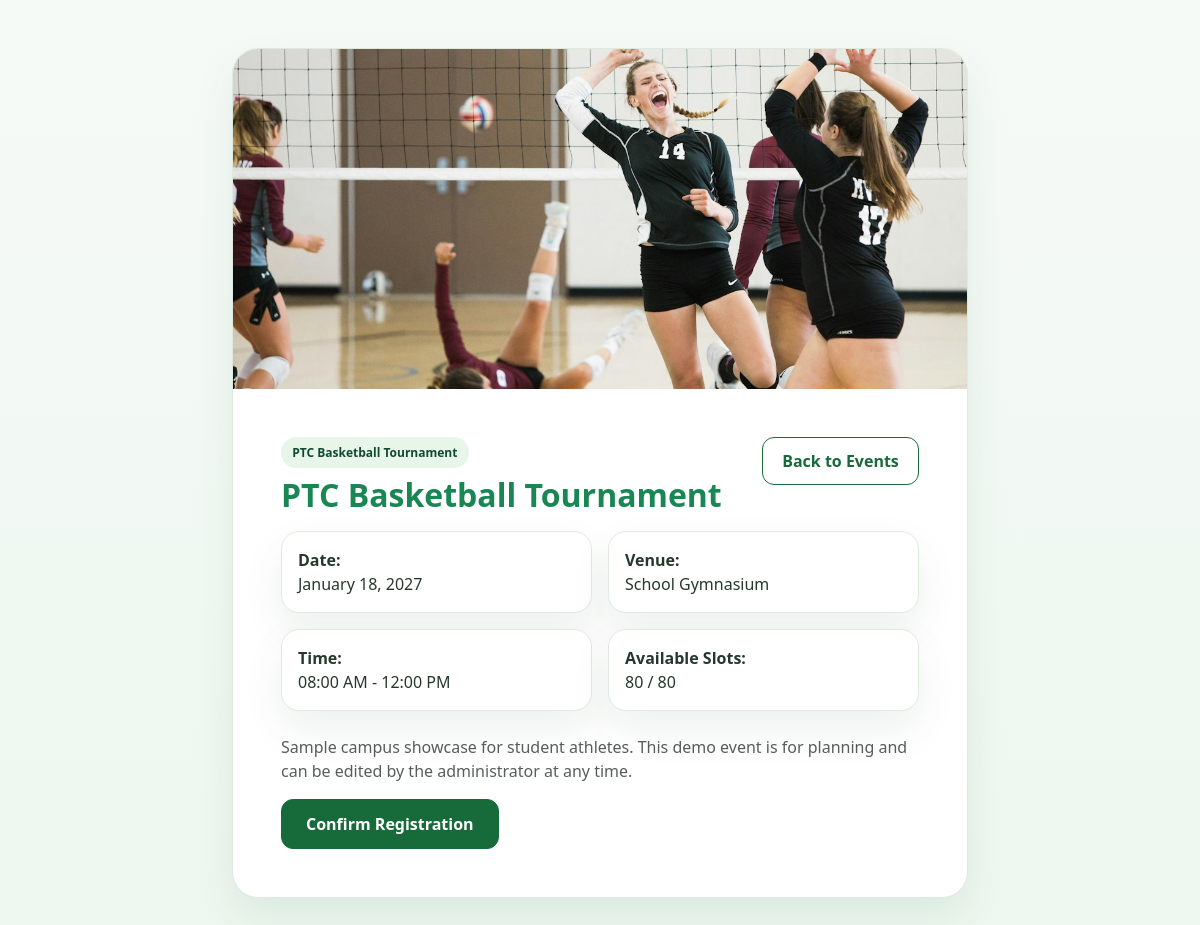
Page /student/register-event.php?id=2 (signed in) on the committed database.
### tables this page shows
CREATE TABLE `events` (
  `id` int(11) NOT NULL,
  `category_id` int(11) DEFAULT NULL,
  `venue_id` int(11) DEFAULT NULL,
  `event_name` varchar(200) NOT NULL,
  `description` text DEFAULT NULL,
  `event_date` date NOT NULL,
  `start_time` time DEFAULT NULL,
  `end_time` time DEFAULT NULL,
  `event_image` varchar(255) DEFAULT NULL,
  `registration_deadline` date DEFAULT NULL,
  `maximum_participants` int(11) DEFAULT 100,
  `status` enum('upcoming','ongoing','completed','cancelled') DEFAULT 'upcoming',
  `created_by` int(11) DEFAULT NULL,
  `created_at` timestamp NOT NULL DEFAULT current_timestamp()
);

CREATE TABLE `venues` (
  `id` int(11) NOT NULL,
  `venue_name` varchar(150) NOT NULL,
  `location` varchar(255) DEFAULT NULL,
  `capacity` int(11) DEFAULT 0,
  `created_at` timestamp NOT NULL DEFAULT current_timestamp()
);

### student/register-event.php (the view, shortened to what this page needs)
<?php
require_once "../config/notifications.php";
$eventId = filter_input(INPUT_GET, "id", FILTER_VALIDATE_INT);
$stmt = $pdo->prepare("
    SELECT e.*, v.venue_name,
    (SELECT COUNT(*) FROM registrations r WHERE r.event_id = e.id AND r.status IN ('pending','approved')) AS registered_count
    FROM events e
    LEFT JOIN venues v ON v.id = e.venue_id
    WHERE e.id = ?
");
$stmt->execute([$eventId]);
$event = $stmt->fetch();
?>
<!DOCTYPE html>
<html lang="en">
<head>
    <link href="https://cdn.jsdelivr.net/npm/bootstrap@5.3.3/dist/css/bootstrap.min.css" rel="stylesheet">
    <link rel="stylesheet" href="../assets/css/ptc-style.css">
</head>
<body>
    <div class="container py-5">
        <div class="row justify-content-center">
            <div class="col-lg-8">
                <div class="event-detail-card">
                    <div class="detail-image" style="background-image:url('<?php echo !empty($event["event_image"]) ? "../" . htmlspecialchars($event["event_image"]) : "https://images.unsplash.com/photo-1517457373958-b7bdd4587205?auto=format&fit=crop&w=1200&q=80"; ?>');"></div>
                    <div class="p-4 p-lg-5">
                        <div class="d-flex justify-content-between align-items-start flex-wrap gap-3 mb-3">
                            <div>
                                <span class="ptc-badge mb-2"><?php echo htmlspecialchars($event["event_name"]); ?></span>
                                <h2 class="fw-bold text-success mb-0"><?php echo htmlspecialchars($event["event_name"]); ?></h2>
                            </div>
                            <a href="events.php" class="btn btn-outline-green">Back to Events</a>
                        </div>
                        <div class="row g-3 mb-4">
                            <div class="col-md-6"><div class="ptc-card p-3"><strong>Date:</strong><div><?php echo htmlspecialchars(date("F d, Y", strtotime($event["event_date"]))); ?></div></div></div>
                            <div class="col-md-6"><div class="ptc-card p-3"><strong>Venue:</strong><div><?php echo htmlspecialchars($event["venue_name"] ?? "To be announced"); ?></div></div></div>
                            <div class="col-md-6"><div class="ptc-card p-3"><strong>Time:</strong><div><?php echo date("h:i A", strtotime($event["start_time"])) . " - " . date("h:i A", strtotime($event["end_time"])); ?></div></div></div>
                            <div class="col-md-6"><div class="ptc-card p-3"><strong>Available Slots:</strong><div><?php echo max(0, (int) $event["maximum_participants"] - (int) $event["registered_count"]) . ' / ' . (int) $event["maximum_participants"]; ?></div></div></div>
                        </div>
                        <p class="text-muted"><?php echo nl2br(htmlspecialchars($event["description"] ?? "No description available.")); ?></p>
                        <form method="POST">
                            <button type="submit" class="btn btn-green px-4">Confirm Registration</button>
                        </form>
                    </div>
                </div>
            </div>
        </div>
    </div>
</body>
</html>

### assets/css/ptc-style.css (style rules this page uses)
:root { --dark-green: #104B2B; --primary-green: #176B3A; --medium-green: #237A45; --light-green: #E8F5E9; --soft-green: #F3F8F3; --white: #FFFFFF; --text: #26382C; --muted: #6B7C70; --border: #DFEADF; --danger: #b63b3b; --warning: #c59100; --shadow: 0 18px 40px rgba(16, 75, 43, 0.08); }
* { box-sizing: border-box; }
html { scroll-behavior: smooth; }
body { margin: 0; font-family: "Segoe UI", Arial, sans-serif; background: linear-gradient(180deg, #f6faf7 0%, #edf7ef 100%); color: var(--text); }
a { text-decoration: none; }
.btn-green { background: var(--primary-green); border: 1px solid var(--primary-green); color: var(--white); border-radius: 12px; padding: 0.75rem 1.25rem; font-weight: 600; transition: all 0.2s ease; }
.btn-outline-green { border: 1px solid var(--primary-green); color: var(--primary-green); padding: 0.7rem 1.2rem; border-radius: 12px; font-weight: 600; background: transparent; }
.ptc-card { background: var(--white); border: 1px solid var(--border); border-radius: 18px; box-shadow: var(--shadow); }
.ptc-badge { display: inline-flex; align-items: center; padding: 0.42rem 0.7rem; border-radius: 999px; font-size: 0.75rem; font-weight: 700; background: var(--light-green); color: var(--dark-green); }
.event-detail-card { background: var(--white); border: 1px solid var(--border); border-radius: 26px; box-shadow: var(--shadow); overflow: hidden; }
.event-detail-card .detail-image { height: 340px; background-size: cover; background-position: center; }

### rows in the picture
events: event_image (picture), event_name "PTC Basketball Tournament", event_date "January 18, 2027", venue.venue_name "School Gymnasium", start_time "08:00 AM", end_time "12:00 PM", maximum_participants "80", description "Sample campus showcase for student athletes. This demo event is for planning and can be edited by the administrator at any time."
